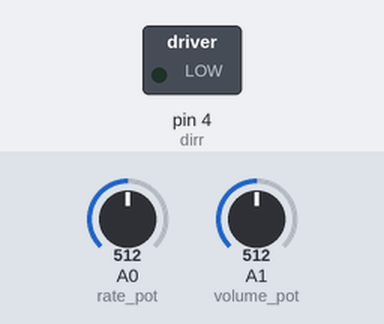
The sketch below on a simulated Arduino Uno, built with avr-gcc and run on an emulated ATmega328P. Shown: switched loads named in the sketch (green lamp = pin HIGH). Inputs (shaded band) come from the test bench; at power-on: A0 (rate_pot) = 512, A1 (volume_pot) = 512. Pins used as bus, display or sensor lines are not drawn; what the sketch prints to the serial monitor is not drawn.

Above: at 1.1 s.
At 3.5 s:
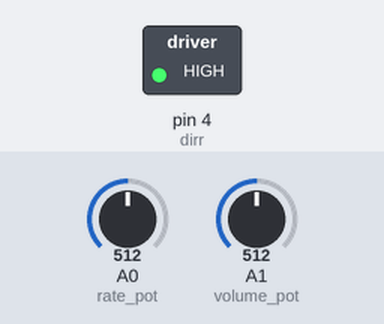
Timing chart, 0 to 6.1 s (numbered marks = the images above):
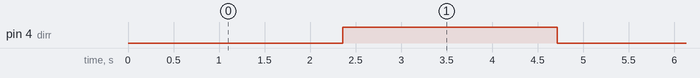

Measured:
- by itself, pin 4 (dirr): alternates HIGH for 2.4 s and LOW for 2.4 s

The sketch:

Source_Code.ino
```cpp
 // Coded By Nadir Güney KUNT 2020  version 1.0.0//

int respiratory_rate ;         // Breath times in a minute
int tidal_volume ;            // volume of each breath //It determines the compression.


int MAX_breath_num = 17   ;        // Variable for max breath time in a minute it can be changed
int MIN_breath_num = 9   ;         // Variable for minimum breath time in a minute  It can be changed.But these values are recomended
unsigned long timebreak = 200 ;               //delay time between inhilation and exhalation in milliseconds
int stepp_num ;                     //step number for compressing the BWM.
unsigned long delaytime ;          // time of each breath
unsigned long total_time;        // represents total time of each breath

#define rate_pot A0       //By changing the value of potentiometer we can change the num of breath times in a minute
#define volume_pot A1     //10-15 ml/kg // In this poteniometer user gives the valu of each breath in ml.
#define  peep_pot A2    // to determine the peep value // 0-5 cm H2O
#define dirr  4           // give voltage to determine the direction of stepMotor It will connected to CW+ of TB6560
#define stepp 3          // Give the pulse to create steps    It will connected to CLK+ of TB6560


int step_counter(int tidalvolume){           //This function determines the step amount according to tidal volume amount by c changing compression amount
  int steppnum = map(tidalvolume,450,1200,4500,7000);     // 100 and 200 values can be changed depends on the system motor and the other factors.

  return steppnum;
}

 unsigned long total_timer(int resp_rate){          // This function calculates the total time of each breath cycle in milliseconds according to the respiration rate in a minute
  unsigned long total_time = 60000/resp_rate;

  return total_time;

 }

 unsigned long compute_delaytime(int step_num,unsigned long total_time, unsigned long timebreak){     // This function calculates the delay time to fix the time of breath
total_time=total_time*1000;
timebreak=timebreak*1000;
unsigned long delay_time = ((total_time - (2*timebreak)))/(4*step_num);

return delay_time;


 }
void setup() {
 Serial.begin(9600);

 pinMode(rate_pot,INPUT);
 pinMode(volume_pot,INPUT);
 pinMode(peep_pot,INPUT);
 pinMode(dirr,OUTPUT);
 pinMode(stepp,OUTPUT);

  digitalWrite(stepp,LOW);
  digitalWrite(dirr,LOW);

}

void loop() {

  respiratory_rate=map(analogRead(rate_pot),0,1023,MIN_breath_num,MAX_breath_num);
  tidal_volume = map(analogRead(volume_pot),0,1023,450,1200);
  stepp_num  = step_counter(tidal_volume);
  total_time = total_timer(respiratory_rate);
  Serial.print("Respiratory Rate: ");
  Serial.println(respiratory_rate);
  Serial.print("Tidal Volume");
  Serial.println(tidal_volume);

delaytime =compute_delaytime(stepp_num,total_time,timebreak);


digitalWrite(dirr,LOW);

  for(int i =1; i<=stepp_num;i++){            //Inhalation //We are creating pulses to create steps stepp_num variable gives us step number that will be the last step.

      digitalWrite(stepp,HIGH);
      delayMicroseconds(delaytime);
      digitalWrite(stepp,LOW);
      delayMicroseconds(delaytime);

}

delay(timebreak);

digitalWrite(dirr,HIGH);                  // Exhalation //Changing the step motor's direction

     for (int j =1; j<=stepp_num ; j++){


  digitalWrite(stepp,HIGH);
  delayMicroseconds(delaytime);
  digitalWrite(stepp,LOW);
  delayMicroseconds(delaytime);
}


   delay(timebreak);


}
```
